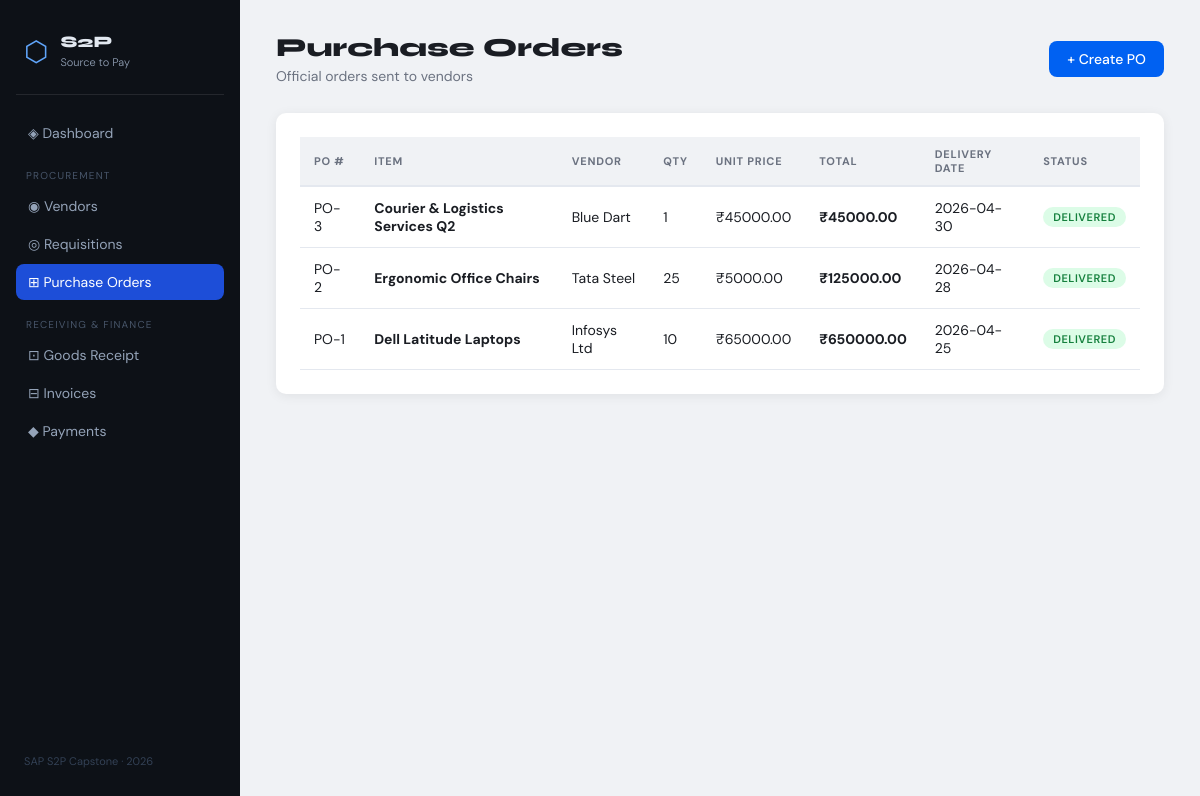
Page /purchase-orders on the committed database.
### tables this page shows
CREATE TABLE purchase_orders (
            id              INTEGER PRIMARY KEY AUTOINCREMENT,
            requisition_id  INTEGER,
            vendor_id       INTEGER NOT NULL,
            item_name       TEXT NOT NULL,
            quantity        INTEGER NOT NULL,
            unit_price      REAL NOT NULL,
            total_amount    REAL NOT NULL,
            delivery_date   TEXT,
            status          TEXT DEFAULT 'Sent',
            created_at      TEXT DEFAULT (datetime('now'))
        );

CREATE TABLE vendors (
            id          INTEGER PRIMARY KEY AUTOINCREMENT,
            name        TEXT NOT NULL,
            email       TEXT NOT NULL,
            phone       TEXT,
            address     TEXT,
            gst_number  TEXT,
            category    TEXT,
            status      TEXT DEFAULT 'Active',
            created_at  TEXT DEFAULT (datetime('now'))
        );

### app.py (the view)
@app.route("/purchase-orders")
def purchase_orders():
    conn = get_db()
    pos = conn.execute("""
        SELECT po.*, v.name as vendor_name
        FROM purchase_orders po
        JOIN vendors v ON po.vendor_id = v.id
        ORDER BY po.created_at DESC
    """).fetchall()
    conn.close()
    return render_template("purchase_orders.html", purchase_orders=pos)

### app.py (called while the page is built)
def get_db():
    conn = sqlite3.connect(DB_PATH)
    conn.row_factory = sqlite3.Row
    return conn

### templates/purchase_orders.html
{% extends "base.html" %}
{% block content %}
<div class="page-header">
    <div>
        <h1>Purchase Orders</h1>
        <p class="subtitle">Official orders sent to vendors</p>
    </div>
    <a href="/purchase-orders/add" class="btn btn-primary">+ Create PO</a>
</div>
<div class="section-card">
    {% if purchase_orders %}
    <table class="data-table">
        <thead>
            <tr>
                <th>PO #</th><th>Item</th><th>Vendor</th><th>Qty</th>
                <th>Unit Price</th><th>Total</th><th>Delivery Date</th><th>Status</th>
            </tr>
        </thead>
        <tbody>
            {% for po in purchase_orders %}
            <tr>
                <td>PO-{{ po.id }}</td>
                <td><strong>{{ po.item_name }}</strong></td>
                <td>{{ po.vendor_name }}</td>
                <td>{{ po.quantity }}</td>
                <td>₹{{ "%.2f"|format(po.unit_price) }}</td>
                <td><strong>₹{{ "%.2f"|format(po.total_amount) }}</strong></td>
                <td>{{ po.delivery_date or '—' }}</td>
                <td><span class="badge badge-{{ po.status|lower }}">{{ po.status }}</span></td>
            </tr>
            {% endfor %}
        </tbody>
    </table>
    {% else %}
    <p class="empty-msg">No purchase orders yet. <a href="/purchase-orders/add">Create one →</a></p>
    {% endif %}
</div>
{% endblock %}

### templates/base.html (shortened to what this page needs)
<!DOCTYPE html>
<html lang="en">
<head>
    <link rel="stylesheet" href="{{ url_for('static', filename='css/style.css') }}">
</head>
<body>
<aside class="sidebar">
    <div class="brand">
        <span class="brand-icon">⬡</span>
        <span class="brand-text">S2P<br><small>Source to Pay</small></span>
    </div>
    <nav>
    <a href="/" class="nav-link {% if request.endpoint=='dashboard' %}active{% endif %}">◈ Dashboard</a>
    <div class="nav-section">Procurement</div>
    <a href="/vendors" class="nav-link {% if 'vendor' in request.endpoint %}active{% endif %}">◉ Vendors</a>
    <a href="/requisitions"  class="nav-link {% if 'requisition' in request.endpoint %}active{% endif %}">◎ Requisitions</a>
    <a href="/purchase-orders"  class="nav-link {% if 'purchase_order' in request.endpoint %}active{% endif %}">⊞ Purchase Orders</a>
    <div class="nav-section">Receiving & Finance</div>
    <a href="/goods-receipt"   class="nav-link {% if 'goods_receipt' in request.endpoint %}active{% endif %}">⊡ Goods Receipt</a>
    <a href="/invoices"        class="nav-link {% if 'invoice' in request.endpoint %}active{% endif %}">⊟ Invoices</a>
    <a href="/payments"        class="nav-link {% if 'payment' in request.endpoint %}active{% endif %}">◆ Payments</a>
</nav>
    <div class="sidebar-footer">SAP S2P Capstone · 2026</div>
</aside>
<main class="main">
    {% block content %}{% endblock %}
</main>
</body>
</html>

### static/css/style.css (style rules this page uses)
:root { --bg: #f0f2f5; --sidebar-bg: #0d1117; --sidebar-w: 240px; --card-bg: #ffffff; --border: #e4e8ef; --text: #1a1d23; --muted: #6b7280; --accent: #0061f2; --success: #16a34a; --warning: #d97706; --danger: #dc2626; --purple: #7c3aed; --teal: #0891b2; --radius: 10px; --shadow: 0 2px 12px rgba(0,0,0,0.07); }
*, *::before, *::after { box-sizing: border-box; margin: 0; padding: 0; }
body { font-family: 'DM Sans', sans-serif; background: var(--bg); color: var(--text); display: flex; min-height: 100vh; }
a { text-decoration: none; color: inherit; }
.sidebar { width: var(--sidebar-w); background: var(--sidebar-bg); color: #e2e8f0; display: flex; flex-direction: column; position: fixed; top: 0; left: 0; height: 100vh; padding: 24px 16px; z-index: 100; }
.brand { display: flex; align-items: center; gap: 12px; padding: 8px 8px 24px; border-bottom: 1px solid #ffffff18; margin-bottom: 20px; }
.brand-icon { font-size: 28px; color: #60a5fa; }
.brand-text { font-family: 'Syne', sans-serif; font-size: 16px; font-weight: 800; line-height: 1.2; }
.brand-text small { font-family: 'DM Sans', sans-serif; font-size: 11px; color: #94a3b8; font-weight: 300; }
.nav-section { font-size: 10px; letter-spacing: 0.12em; text-transform: uppercase; color: #475569; padding: 16px 10px 6px; }
.nav-link { display: flex; align-items: center; gap: 10px; padding: 9px 12px; border-radius: 8px; font-size: 14px; color: #94a3b8; transition: all 0.15s; margin-bottom: 2px; }
.nav-link.active { background: #1d4ed8; color: #fff; }
.sidebar-footer { margin-top: auto; font-size: 11px; color: #334155; padding: 8px; }
.main { margin-left: var(--sidebar-w); flex: 1; padding: 32px 36px; }
.page-header { display: flex; align-items: center; justify-content: space-between; margin-bottom: 28px; }
.page-header h1 { font-family: 'Syne', sans-serif; font-size: 26px; font-weight: 800; }
.subtitle { color: var(--muted); font-size: 14px; margin-top: 4px; }
.section-card { background: var(--card-bg); border-radius: var(--radius); padding: 24px; box-shadow: var(--shadow); margin-bottom: 24px; }
.data-table { width: 100%; border-collapse: collapse; font-size: 14px; }
.data-table th { background: var(--bg); padding: 10px 14px; text-align: left; font-size: 11px; text-transform: uppercase; letter-spacing: 0.07em; color: var(--muted); border-bottom: 2px solid var(--border); }
.data-table td { padding: 12px 14px; border-bottom: 1px solid var(--border); vertical-align: middle; }
.badge { display: inline-block; padding: 3px 10px; border-radius: 20px; font-size: 11px; font-weight: 600; text-transform: uppercase; letter-spacing: 0.05em; }
.badge-delivered { background: #dcfce7; color: #15803d; }
.btn { display: inline-flex; align-items: center; gap: 6px; padding: 9px 18px; border-radius: 8px; border: none; cursor: pointer; font-family: 'DM Sans', sans-serif; font-size: 14px; font-weight: 500; transition: all 0.15s; text-decoration: none; }
.btn-primary { background: var(--accent); color: #fff; }

### rows in the picture
purchase_orders: id "3", item_name "Courier & Logistics Services Q2", vendor_name "Blue Dart", quantity "1", unit_price "45000.00", total_amount "45000.00", delivery_date "2026-04-30", status "DELIVERED"
purchase_orders: id "2", item_name "Ergonomic Office Chairs", vendor_name "Tata Steel", quantity "25", unit_price "5000.00", total_amount "125000.00", delivery_date "2026-04-28", status "DELIVERED"
purchase_orders: id "1", item_name "Dell Latitude Laptops", vendor_name "Infosys Ltd", quantity "10", unit_price "65000.00", total_amount "650000.00", delivery_date "2026-04-25", status "DELIVERED"
